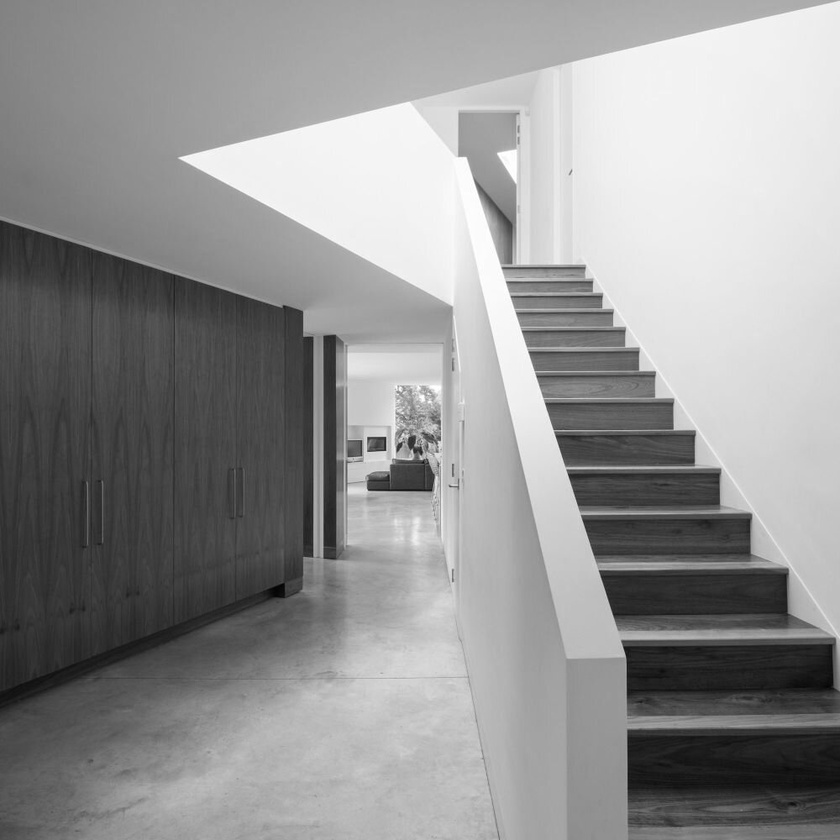
//> input picture Stairs/DB_2/s6.jpg, 840 x 840 px, shrunk from 1000 x 1000 before the run
$ ./main   (built with g++ and OpenCV 4)
//> lines starting //> are read from the running program, lines starting //| are printed output that depends on the picture; after the words box and inside, x2 and y2 are one past the last pixel; in counts of white or black regions, pixels touching at a corner belong together
### Stairs_counter/img_processing.h
#include<opencv2/opencv.hpp>
#include "opencv2/core/core.hpp"
#include "opencv2/highgui/highgui.hpp"
#include <opencv2/imgcodecs.hpp>
#include <math.h>
#include <cmath>
#include<iostream>
#include <algorithm>
#include <iterator>
using namespace std;
using namespace cv;

class img_processing {
	public:
		img_processing(){}
		//Return Max Min Mode Mean SD de l'image
		vector<float> hist_info(Mat img);
		//Transforme l'image en image binaire avec en param鑤re le seuil
		Mat Binary(Mat img,int threshold=120);
		//Suppression des premiers et derni鑢res ranges
		Mat Del_rows(Mat img);
		//Application d'un filtre passe bas/moyenneur
		Mat LPF(Mat img,vector<vector<int>> filter = { {1,1,1},{1,1,1},{1,1,1} });
		//Suppression du centre de la DFT (Inutile)
		//Mat DC_DFT(Mat img);
		//Counter 1 : prend le plus grand nombre de variation align閟 sur une colone de pixels
		int count_lines(Mat img);
		//Counter 2 : prend la variation globale de l'image avec la moyenne des rang閑s
		int count_mean(Mat img);
	private:
};

### Stairs_counter/img_processing.cpp
#include "img_processing.h"

vector<float> img_processing::hist_info(Mat img) {
	float mean=0;
	int counter = 0;
	int max = 0;
	int min = 256;
	pair<int,int> count_mode = make_pair(-1,-1);
	vector<int> grey_values(256, 0);

	//Passage par tous les px pour calculer la moyenne, max, min and mode
	for (int i = 0; i < img.rows; i++) {
		for (int j = 0; j < img.cols; j++) {
			counter = counter + 1;
			mean = mean + (int)img.at<uchar>(i, j);
			if ((int)img.at<uchar>(i, j) < min) {
				min = (int)img.at<uchar>(i, j);
			}
			if ((int)img.at<uchar>(i, j) > max) {
				max = (int)img.at<uchar>(i, j);
			}
			grey_values[(int)img.at<uchar>(i, j)] = grey_values[(int)img.at<uchar>(i, j)] + 1;
			if (grey_values[(int)img.at<uchar>(i, j)] > count_mode.first) {
				count_mode.first = grey_values[(int)img.at<uchar>(i, j)];
				count_mode.second = (int)img.at<uchar>(i, j);
			}

		}
	}

	mean = mean / counter;
	//Calcule de l'écart type
	float sxm;
	for (int i = 0; i < img.rows; i++) {
		for (int j = 0; j < img.cols; j++) {
			sxm = ((int)img.at<uchar>(i, j) * mean) * ((int)img.at<uchar>(i, j) * mean);
		}
	}
	float sd = sqrt(sxm / (counter - 1));

	//Affichage des données
	cout << "Mean : " << mean << "\nSD : " << sd << "\nMode : " << count_mode.second << "\nMax : " << max << "\nMin : " << min << endl;
	//Renvoie des données
	return { (float)max,(float)min,(float)count_mode.second ,mean,sd };
}

Mat img_processing::Binary(Mat img, int threshold) {
	//Creation d'une image binary de la meme taille que l'image passée en paramètre
	Mat binary(img.rows, img.cols, CV_8UC1, Scalar(70));

	//Pour chaques pixels si c'est en dessous du seuil on met a 0 et si c'est au dessus ou égale au seuil on met a 255
	for (int i = 0; i < binary.rows; i++) {
		for (int j = 0; j < binary.cols; j++) {
			if ((int)img.at<uchar>(i, j) > threshold or (int)img.at<uchar>(i, j) == threshold ) {
				binary.at<uchar>(i, j) = 255;
			}
			if ((int)img.at<uchar>(i, j) < threshold) {
				binary.at<uchar>(i, j) = 0;
			}
		}
	}
	//Renvoie l'image binaire
	return binary;
}

Mat img_processing::Del_rows(Mat img) {
	//Creation d'une image binary de la meme taille que l'image passée en paramètre
	Mat deleted(img.rows, img.cols, CV_8UC1, Scalar(70));

	//On met les 5 premier et derniere rangee a 0
	for (int i = 0; i < deleted.rows; i++) {
		for (int j = 0; j < deleted.cols; j++) {
			if(i<10 or i>deleted.rows-10){
				deleted.at<uchar>(i, j) = 0;
			}
			else {
				deleted.at<uchar>(i, j) = img.at<uchar>(i, j);
			}
		}
	}
	return deleted;
}

Mat img_processing::LPF(Mat img, vector<vector<int>> filter) {
	//Création d'une image identique avec  bordures répliqués
	int border = 1;
	Mat img_lpf(img.rows+border*2, img.cols+border*2, CV_8UC1, Scalar(70));
	copyMakeBorder(img, img_lpf, border, border, border, border, BORDER_REPLICATE);

	//Application du filtre pour chaques pixels de l'image avec les bordures répliquées
	for (int i = 0+ trunc(filter.size() / 2); i < img_lpf.rows-trunc(filter.size()/2); i++) {
		for (int j = 0 + trunc(filter.size() / 2); j < img_lpf.cols - trunc(filter.size() / 2); j++) {
			//Application du filtre :
			img_lpf.at<uchar>(i, j) =
			    (  (int)img_lpf.at<uchar>(i - 1, j - 1) * filter[0][0] + (int)img_lpf.at<uchar>(i - 1, j) * filter[0][1] + (int)img_lpf.at<uchar>(i - 1, j + 1) * filter[0][2]
				+ (int)img_lpf.at<uchar>(i    , j - 1) * filter[1][0] + (int)img_lpf.at<uchar>(i    , j) * filter[1][1] + (int)img_lpf.at<uchar>(i    , j + 1) * filter[1][2]
				+ (int)img_lpf.at<uchar>(i + 1, j - 1) * filter[2][0] + (int)img_lpf.at<uchar>(i + 1, j) * filter[2][1] + (int)img_lpf.at<uchar>(i + 1, j + 1) * filter[2][2]
				)/9;
		}
	}

	//Renvoie l'image sur laquelle le filtre a été appliqué
	return img_lpf;
}

// [63 lines of commented-out code are left out]


// [13 lines left out: function count_lines, not called in this run]

int img_processing::count_mean(Mat img) {
	//Calcule des moyennes pour 10 rangées
	vector<int> means;
	for (int j = 0; j < img.rows; j++) {
		int sum_row_i = 0;
		//Moyenne de la rangée
		for (int i = 0; i < img.cols; i++) {
			sum_row_i = sum_row_i + (int)img.at<uchar>(j, i);
		}
		int mean_row_i = sum_row_i / img.cols;
		means.push_back(mean_row_i);
	}
	int counter = 0;
	int mean_all = 0;
	vector<int> means_10;
	for (int i = 5; i < means.size() - 5; i++) {
		int means_10_i = 0;
		for (int j = -5; j < 5; j++) {
			means_10_i = means_10_i + means[i + j];
		}
		means_10_i = means_10_i / 10;
		if (means_10_i != 0) {
			counter = counter + 1;
			mean_all = mean_all + means_10_i;
		}
		means_10.push_back(means_10_i);
	}
	mean_all = mean_all / counter;

	//Affichage des moyennes
	for (int i = 0; i < means_10.size(); i++) {
		cout << means_10[i] << endl;
	}

	//Calcule et affichage de la moyenne, du sd et du mode
	float mean = 0;
	int counter_0 = 0;
	pair<int, int> count_mode = make_pair(-1, -1);
	vector<int> grey_values(256, 0);
	for (int j = 0; j < means_10.size(); j++) {
		if (means_10[j] != 0) {
			counter_0 = counter_0 + 1;
			mean = mean + means_10[j];
			grey_values[means_10[j]] = grey_values[means_10[j]] + 1;
			if (grey_values[means_10[j]] > count_mode.first) {
				count_mode.first = grey_values[means_10[j]];
				count_mode.second = means_10[j];
			}
		}
	}
	mean = mean / counter_0;
	float sxm;
	for (int j = 0; j < means_10.size(); j++) {
		if (means_10[j] != 0) {
			sxm = (means_10[j] * mean) * (means_10[j] * mean);
		}
	}
	float sd = sqrt(sxm / (counter_0 - 1));
	cout << "Mean : " << mean << "\nSD : " << sd << "\nMode : " << count_mode.second << endl;

	//Comptage de marche
	int steps = 0;
	if (sd > 10 || count_mode.second > 250) { //*mean *0.5mean
		//Methode 1, on utilie la moyenne et 0.5*moyenne comme seuil
		cout << "FIRST METHODE \n";
		bool passed_by_low = true;
		for (int i = 0; i < means_10.size(); i++) {
			if (means_10[i] > mean_all * 1 && passed_by_low == true) {
				steps = steps + 1;
				passed_by_low = false;
			}
			if (means_10[i] < mean_all * 0.5) {
				passed_by_low = true;
			}
		}
	}
	if (sd < 10 || sd == 10) {
		if (count_mode.second > 9 && count_mode.second<250) { //*mode *?mode
			cout << "Second METHODE \n";
			//Methode 2, on utilise le mode comme seuil
			bool passed_by_low = true;
			for (int i = 0; i < means_10.size(); i++) {
				if (means_10[i] > count_mode.second * 1 && passed_by_low == true) {
					steps = steps + 1;
					passed_by_low = false;
				}
				if (means_10[i] < count_mode.second * 1 || means_10[i] == count_mode.second * 1) {
					passed_by_low = true;
				}
			}
		}
		if (count_mode.second < 9 || count_mode.second ==9) {
			cout << "Third METHODE \n";
			//Methode 3 on compte les lignes
			Mat img_lines;
			dilate(img, img_lines, getStructuringElement(MORPH_RECT, Size((img.cols * 20), 1)));
			imshow("11_Lines to count", img_lines);
			steps = this->count_lines(img_lines);
		}
	}
	cout << "\nSTEPS: " << steps;
	return 0;
}

### Stairs_counter/main.cpp
#include<opencv2/opencv.hpp>
#include "opencv2/core/core.hpp"
#include "opencv2/highgui/highgui.hpp"
#include <opencv2/imgcodecs.hpp>
#include<iostream>
#include "img_processing.h"

using namespace std;
using namespace cv;

int main(){
	vector<vector<int>> mask = {
	{ 0 ,  0 ,  0},
	{ 0 , -1 ,  0},
	{ 0 ,  1 ,  0} };

	Mat img = imread("C:/Users/lilia/github/Stairs_Steps_Detection/Stairs/DB_2/s6.jpg", IMREAD_GRAYSCALE);
//> img is the input picture: 840 rows x 840 cols, CV_8UC1; min 2, max 255, mean 147.4
	//Si l'image ne charge pas on retourne une erreur
	if (!img.data)
	{
		cout << "Image not loaded";
		return -1;
	}
	cout << "Image loaded\n";
	//Création de l'objet
	img_processing i;

	//Affichage des informations sur les niveaux de gris de l'image
	i.hist_info(img);
//> the loop in hist_info, `for (int i = 0; i < img.rows; i++)` made 840 passes
//> (counter, mean, min, max) on passes 1 to 3: (840, 134291, 130, 182), (1680, 268863, 130, 237), (2520, 403826, 130, 240)
//> after the loop in hist_info, `for (int i = 0; i < img.rows; i++)`: counter = 705600; mean = 104005664; min = 2; max = 255; grey_values = 256 values, max 12943 at index 242, min 0 at index 0, mean 2756.2
//> in hist_info, `mean = mean / counter;`: mean = 147.4
//> the loop in hist_info, `for (int i = 0; i < img.rows; i++)` made 840 passes
//> sxm on passes 1 to 3: 719680256, 1.22e+09, 1.2e+09
//> after the loop in hist_info, `for (int i = 0; i < img.rows; i++)`: sxm = 292356512
//> in hist_info, `float sd = sqrt(sxm / (counter - 1));`: sd = 20.36
//| Mean : 147.4
//| SD : 20.3553
//| Mode : 242
//| Max : 255
//| Min : 2

	//Affichage de l'image
	imshow("1_Image", img);

	//Application du filtre passe bas et affichage de l'image obtenue
	img = i.LPF(img);
	imshow("2_Image filtre passe bas", img);

	//Application d'un filtre qui extrait les contours horizontaux
	img = i.LPF(img, mask);
//> after the loop in LPF (call 2), `for (int i = 0+ trunc(filter.size() / 2); i < img_lpf.rows-trunc(filte..`:
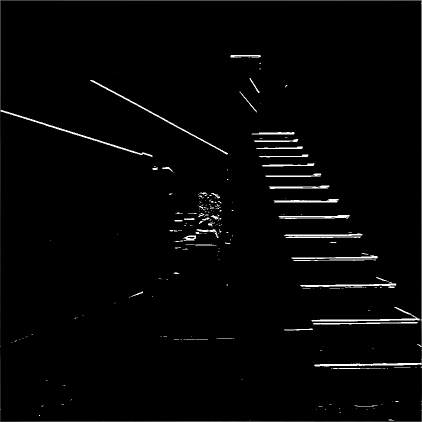
//> img_lpf: 844 rows x 844 cols, CV_8UC1 (shown at 1/2 size); min 0, max 255, mean 5.4
	imshow("3_Extraction des contours", img);

	//Binarisation de l'image
	img = i.Binary(img, 50);
//> after the loop in Binary, `for (int i = 0; i < binary.rows; i++)`:
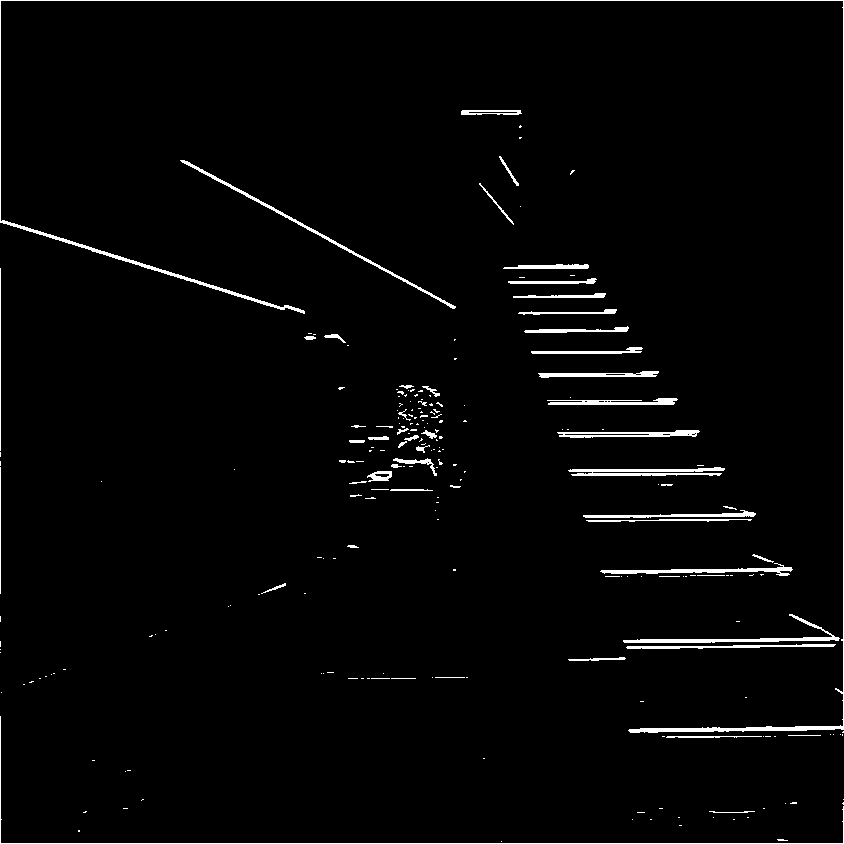
//> binary: 844 rows x 844 cols, CV_8UC1; 2.3% white; 227 white regions (170 under 20 px), largest, box (x1, y1, x2, y2) and area: (0, 0, 844, 733) 3747, (0, 716, 844, 844) 1011, (180, 160, 456, 309) 927
	imshow("4_Binarisation", img);

	//Closing : reduction du bruit sans détruire les éléments important
	dilate(img, img, getStructuringElement(MORPH_RECT, Size(10, 1)));
	imshow("5_Dilatation 10*1", img);
	erode(img, img, getStructuringElement(MORPH_RECT, Size(75, 1)));
	imshow("6_Erosion 75*1", img);

	//Dilatation pour eviter la perte d'élément lors de l'érosion de l'opening
	dilate(img, img, getStructuringElement(MORPH_RECT, Size(15, 5)));
	imshow("7_Dilatation 15*5", img);

	//Opening
	erode(img, img, getStructuringElement(MORPH_RECT, Size(35, 1)));
	imshow("8_Erosion 35*1", img);
	dilate(img, img, getStructuringElement(MORPH_RECT, Size(35, 10)));
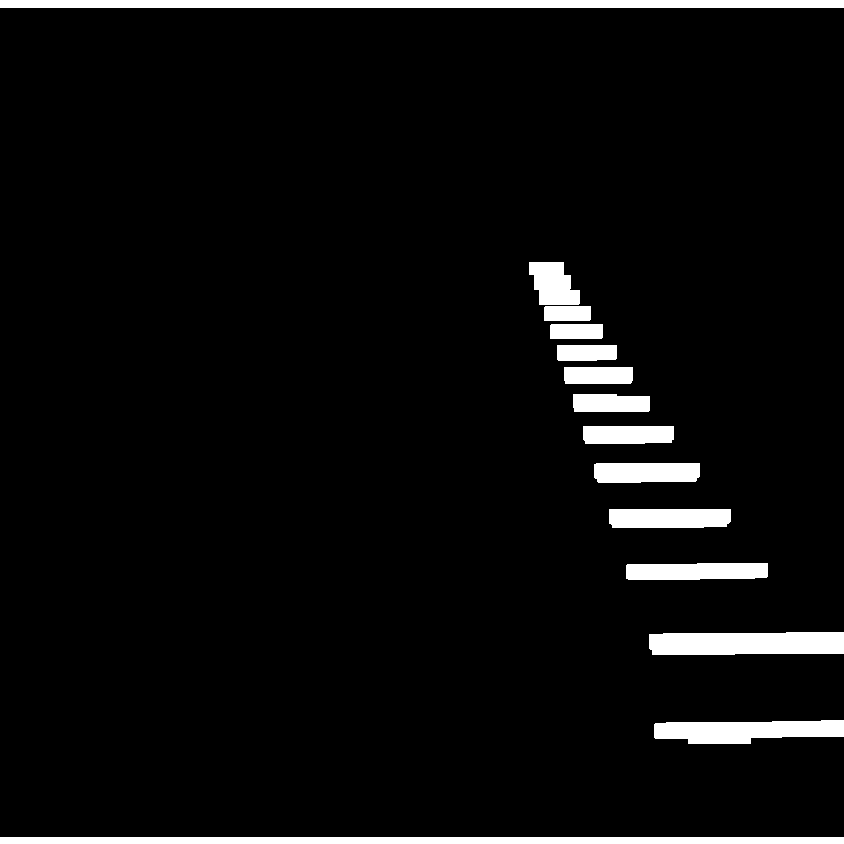
//> img: 844 rows x 844 cols, CV_8UC1; 4.9% white; 14 white regions, largest, box (x1, y1, x2, y2) and area: (0, 0, 844, 8) 6752, (0, 837, 844, 844) 5908, (649, 632, 844, 655) 4209
	imshow("9_Dilatation 35*10", img);

	//On passe ce qui est à 255 à 0 sur les premieres et dernières lignes
	img = i.Del_rows(img);
//> after the loop in Del_rows, `for (int i = 0; i < deleted.rows; i++)`:
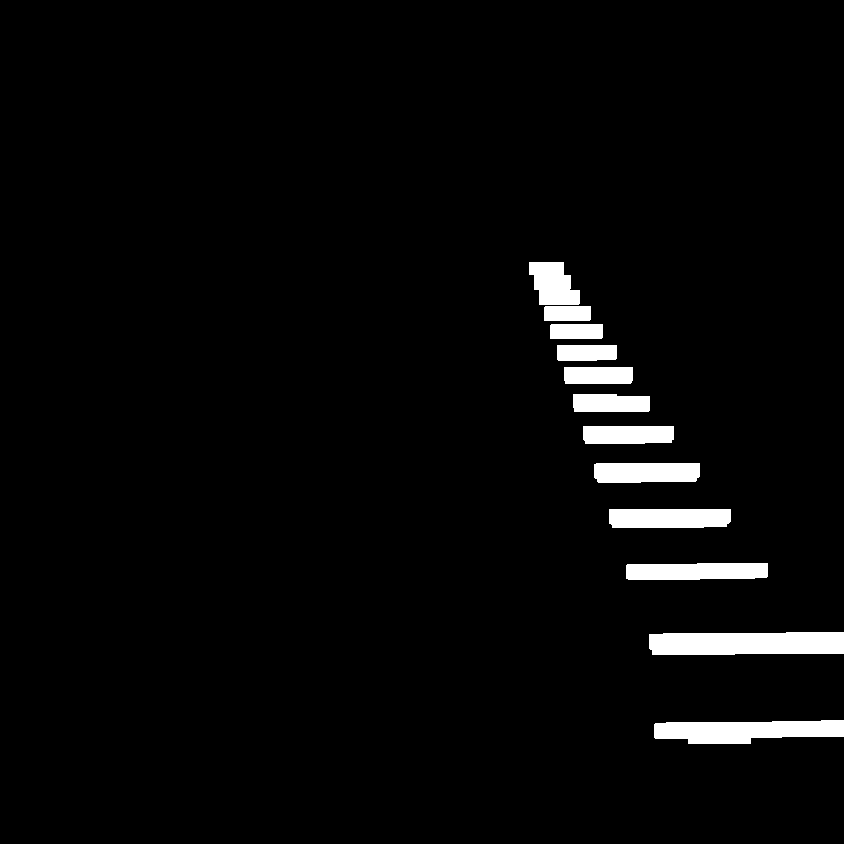
//> deleted: 844 rows x 844 cols, CV_8UC1; 3.1% white; 12 white regions, largest, box (x1, y1, x2, y2) and area: (649, 632, 844, 655) 4209, (654, 720, 844, 744) 3471, (609, 509, 731, 528) 2265
	imshow("10_Deleted rows", img);

	//Comptage de marches
	i.count_mean(img);
//> after the loop in count_mean, `for (int j = 0; j < img.rows; j++)`: means = 844 values, max 58 at index 634, min 0 at index 0, mean 7.87
//> the loop in count_mean, `for (int i = 5; i < means.size() - 5; i++)` made 834 passes
//> mean_all on passes 254 to 261: 1, 3, 6, 10, 15, 21, 28, 36
//> after the loop in count_mean, `for (int i = 5; i < means.size() - 5; i++)`: counter = 332; mean_all = 6525; means_10 = 834 values, max 58 at index 634, min 0 at index 0, mean 7.82
//> in count_mean, `mean_all = mean_all / counter;`: mean_all = 19
//> the loop in count_mean, `for (int i = 0; i < means_10.size(); i++)` made 834 passes
//| 0
//| 0
//| 0
//| 0
//| 0
//> (output is shown up to pass 5 of 834)
//> the loop in count_mean, `for (int j = 0; j < means_10.size(); j++)` made 834 passes
//> after the loop in count_mean, `for (int j = 0; j < means_10.size(); j++)`: counter_0 = 332; mean = 6525; grey_values = 256 values, max 29 at index 10, min 0 at index 0, mean 1.3
//> in count_mean, `mean = mean / counter_0;`: mean = 19.65
//> the loop in count_mean, `for (int j = 0; j < means_10.size(); j++)` made 834 passes
//> sxm on passes 254 to 261: 386.3, 1545.1, 3476.4, 6180.2, 9656.6, 13905.5, 18927, 24720.9
//> in count_mean, `float sd = sqrt(sxm / (counter_0 - 1));`: sd = 1.08
//| Mean : 19.6536
//| SD : 1.08026
//| Mode : 10
//> after the loop in count_mean, `for (int i = 0; i < means_10.size(); i++)`: steps = 13; passed_by_low = true
//| STEPS: 13
	waitKey(0);
	return 0;
}

$ run again, with Stairs/DB_2/s1.jpg copied over Stairs/DB_2/s6.jpg
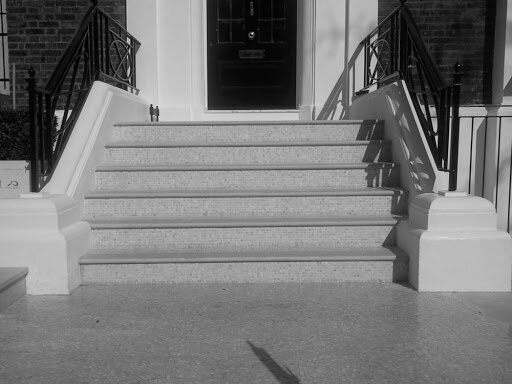
//> input picture Stairs/DB_2/s1.jpg, 512 x 384 px
//> img is the input picture: 384 rows x 512 cols, CV_8UC1; min 0, max 242, mean 118.5
//> the loop in hist_info, `for (int i = 0; i < img.rows; i++)` made 384 passes
//> (counter, mean, max) on passes 1 to 3: (512, 40335, 207), (1024, 80434, 207), (1536, 120652, 207)
//> after the loop in hist_info, `for (int i = 0; i < img.rows; i++)`: counter = 196608; mean = 23290838; min = 0; max = 242; grey_values = 256 values, max 3010 at index 187, min 0 at index 217, mean 768
//> in hist_info, `mean = mean / counter;`: mean = 118.5
//> the loop in hist_info, `for (int i = 0; i < img.rows; i++)` made 384 passes
//> sxm on passes 1 to 3: 315755072, 311559040, 307391104
//> after the loop in hist_info, `for (int i = 0; i < img.rows; i++)`: sxm = 146005136
//> in hist_info, `float sd = sqrt(sxm / (counter - 1));`: sd = 27.25
//| Mean : 118.463
//| SD : 27.2511
//| Mode : 187
//| Max : 242
//| Min : 0
//> after the loop in Binary, `for (int i = 0; i < binary.rows; i++)`:
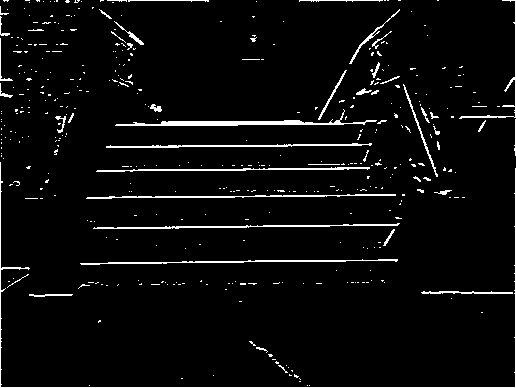
//> binary: 388 rows x 516 cols, CV_8UC1; 4.3% white in thin lines or dots
//> after the loop in Del_rows, `for (int i = 0; i < deleted.rows; i++)`:
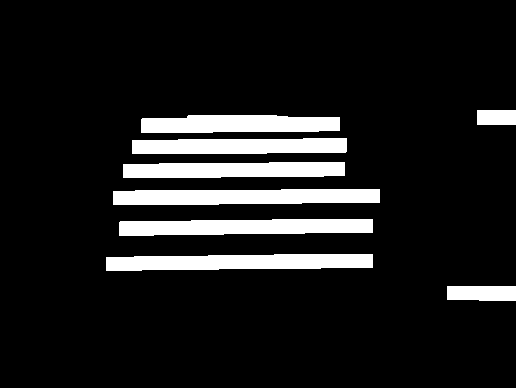
//> deleted: 388 rows x 516 cols, CV_8UC1; 11.2% white; 8 white regions, largest, box (x1, y1, x2, y2) and area: (113, 189, 380, 205) 3843, (106, 254, 373, 271) 3804, (119, 219, 373, 236) 3656
//> after the loop in count_mean, `for (int j = 0; j < img.rows; j++)`: means = 388 values, max 131 at index 191, min 0 at index 0, mean 28.41
//> the loop in count_mean, `for (int i = 5; i < means.size() - 5; i++)` made 378 passes
//> mean_all on passes 102 to 109: 1, 4, 9, 16, 25, 40, 62, 94
//> after the loop in count_mean, `for (int i = 5; i < means.size() - 5; i++)`: counter = 178; mean_all = 10947; means_10 = 378 values, max 131 at index 191, min 0 at index 0, mean 28.96
//> in count_mean, `mean_all = mean_all / counter;`: mean_all = 61
//> the loop in count_mean, `for (int i = 0; i < means_10.size(); i++)` made 378 passes
//| 0
//| 0
//| 0
//| 0
//| 0
//> (output is shown up to pass 5 of 378)
//> the loop in count_mean, `for (int j = 0; j < means_10.size(); j++)` made 378 passes
//> after the loop in count_mean, `for (int j = 0; j < means_10.size(); j++)`: counter_0 = 178; mean = 10947; grey_values = 256 values, max 6 at index 34, min 0 at index 0, mean 0.695
//> in count_mean, `mean = mean / counter_0;`: mean = 61.5
//> the loop in count_mean, `for (int j = 0; j < means_10.size(); j++)` made 378 passes
//> sxm on passes 102 to 109: 3782.2, 34040.2, 94556.2, 185330.2, 306362.2, 851006.2, 1830609, 3873024
//> in count_mean, `float sd = sqrt(sxm / (counter_0 - 1));`: sd = 4.62
//| Mean : 61.5
//| SD : 4.62262
//| Mode : 34
//> after the loop in count_mean, `for (int i = 0; i < means_10.size(); i++)`: steps = 6; passed_by_low = true
//| STEPS: 6
